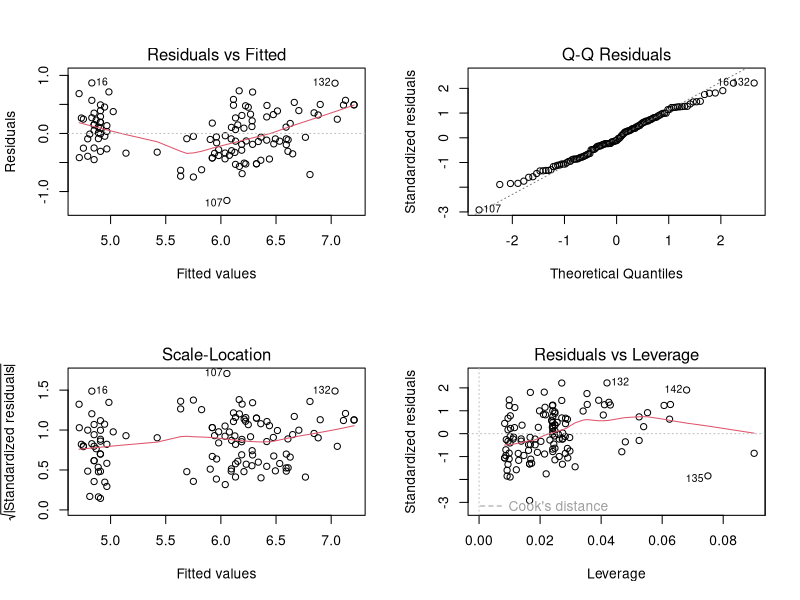
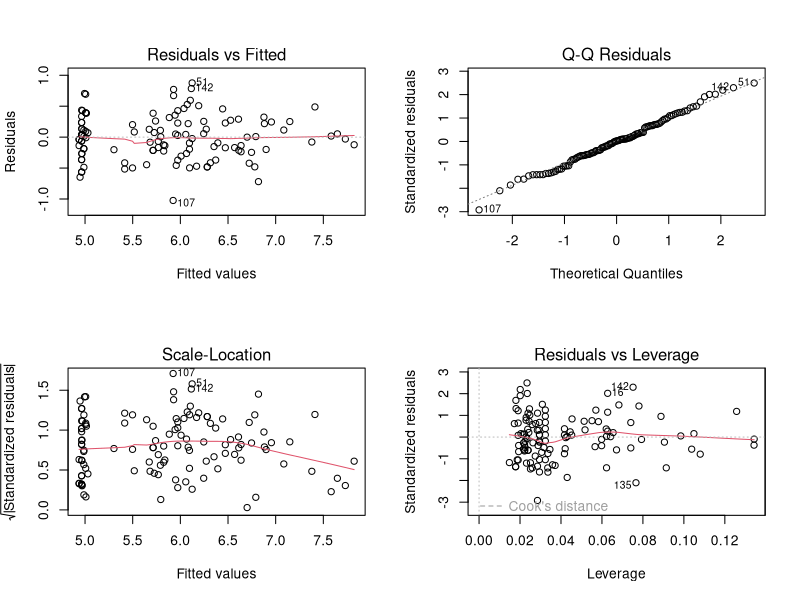

Here is the R script that generated these plots, in order:
## ---- chunk 1
names(iris)
## ---- chunk 2
#separate into training and testing sets
set.seed(1234)
train_ind <- sample(nrow(iris), floor(0.8 * nrow(iris)))
iris_train <- iris[train_ind,]
iris_test <- iris[-train_ind,]

#run linear regression
iris_lm <- lm(Sepal.Length ~ Petal.Length + Petal.Width, data = iris_train)
summary(iris_lm)
## ---- chunk 3
par(mfrow = c(2, 2))
plot(iris_lm)
## ---- chunk 4
iris_lm_quad <- lm(Sepal.Length ~ poly(Petal.Length, 2, raw = TRUE) + poly(Petal.Width, 2, raw = TRUE),
                   data = iris_train)
par(mfrow = c(2, 2))
plot(iris_lm_quad)
## ---- chunk 5
summary(iris_lm_quad)
## ---- chunk 6
iris_lm_quad <- update(iris_lm_quad, Sepal.Length ~ poly(Petal.Length, 2, raw = TRUE) + Petal.Width)
summary(iris_lm_quad)
## ---- chunk 7
y <- iris_test[,"Sepal.Length"]
y_hat <- predict(iris_lm_quad, iris_test[,c("Petal.Length", "Petal.Width")])

#calculate Root Mean Squared Error
rmse <- sqrt(sum((y - y_hat)^2)/length(y))
